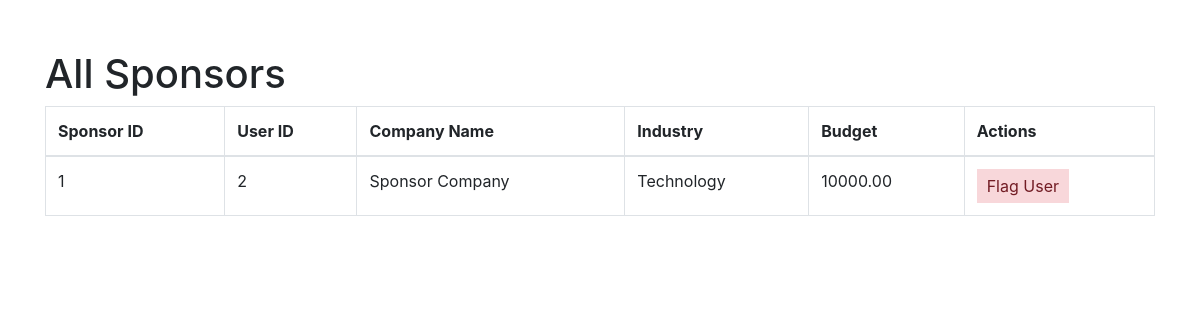
The page /admin/allsponsors (signed in) on the database as committed earlier.
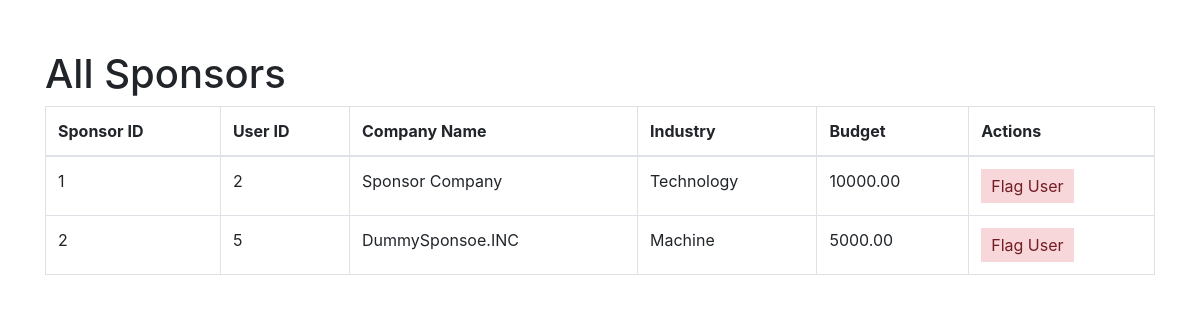
The same page on the database as committed later.
### models.py (models this page shows, shortened)
class Sponsor(db.Model):
    __tablename__ = "sponsors"
    sponsor_id = db.Column(db.Integer, primary_key=True, autoincrement=True)
    user_id = db.Column(db.Integer, db.ForeignKey("users.user_id"), nullable=False)
    company_name = db.Column(db.String(255))
    industry = db.Column(db.String(255))
    budget = db.Column(db.Numeric(10, 2))
    campaigns = db.relationship("Campaign", backref="sponsor", lazy=True)

### admin.py (the view)
@admin.route('/allsponsors')
def all_sponsors():
    if "user_name" in session and "role" in session:
        if session["role"] == "admin":
            sponsors = Sponsor.query.all()
            return render_template("admin_allsponsors.html", sponsors=sponsors)
    return redirect(url_for("home"))

### app.py (called while the page is built)
@app.before_request
def create_tables():
    init_db(app)

### models.py (called while the page is built, shortened)
def init_db(app):
    with app.app_context():
        db.create_all()

### templates/admin_allsponsors.html (shortened to what this page needs)
<!DOCTYPE html>
<html lang="en">
<head>
    <link rel="stylesheet" href="https://stackpath.bootstrapcdn.com/bootstrap/4.3.1/css/bootstrap.min.css">
</head>
<body>
    <div class="container">
        <h1>All Sponsors</h1>
        <table class="table table-bordered">
            <thead>
                <tr>
                    <th>Sponsor ID</th>
                    <th>User ID</th>
                    <th>Company Name</th>
                    <th>Industry</th>
                    <th>Budget</th>
                    <th>Actions</th>
                </tr>
            </thead>
            <tbody>
                {% for sponsor in sponsors %}
                <tr>
                    <td>{{ sponsor.sponsor_id }}</td>
                    <td>{{ sponsor.user_id }}</td>
                    <td>{{ sponsor.company_name }}</td>
                    <td>{{ sponsor.industry }}</td>
                    <td>{{ sponsor.budget }}</td>
                    <td><button class="flag-button" onclick="flagUser('{{ sponsor.user_id }}')">Flag User</button></td>
                </tr>
                {% endfor %}
            </tbody>
        </table>
    </div>
</body>
</html>

Rows that differ between the two databases and show on the page:
added Sponsor: sponsor_id "2", user_id "5", company_name "DummySponsoe.INC", industry "Machine", budget "5000.00"
